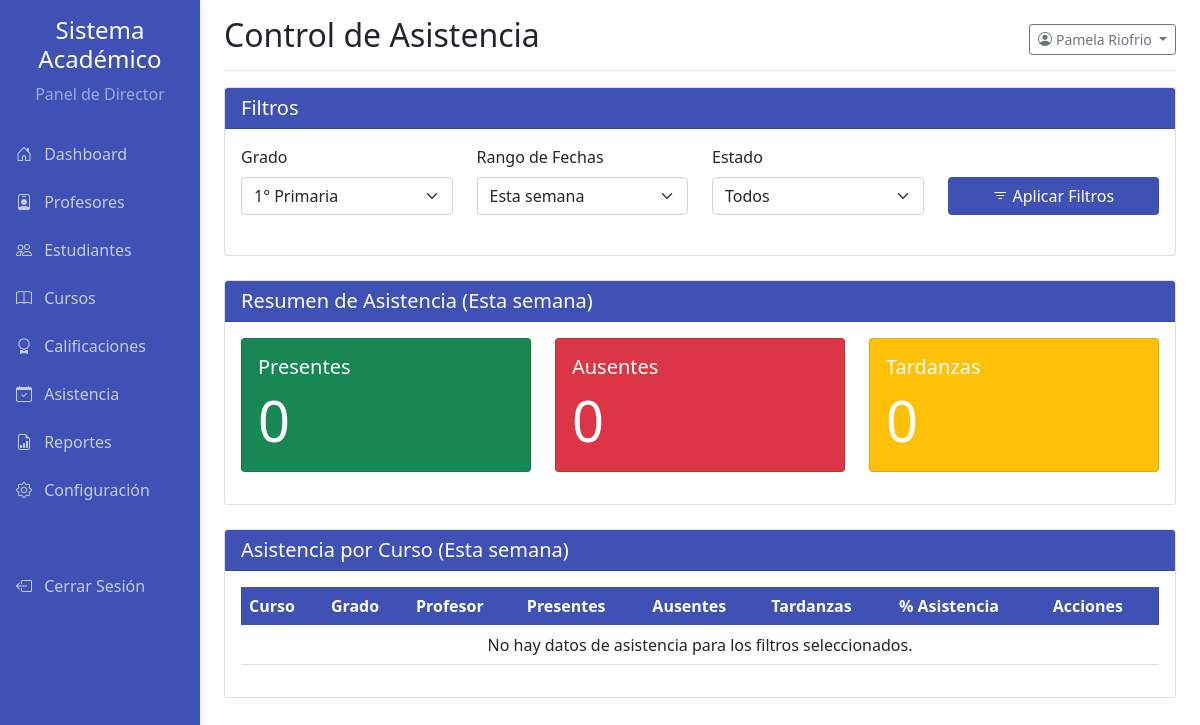
Before: /pages/director_asistencia.php?grado=1 (signed in) with the older database file.
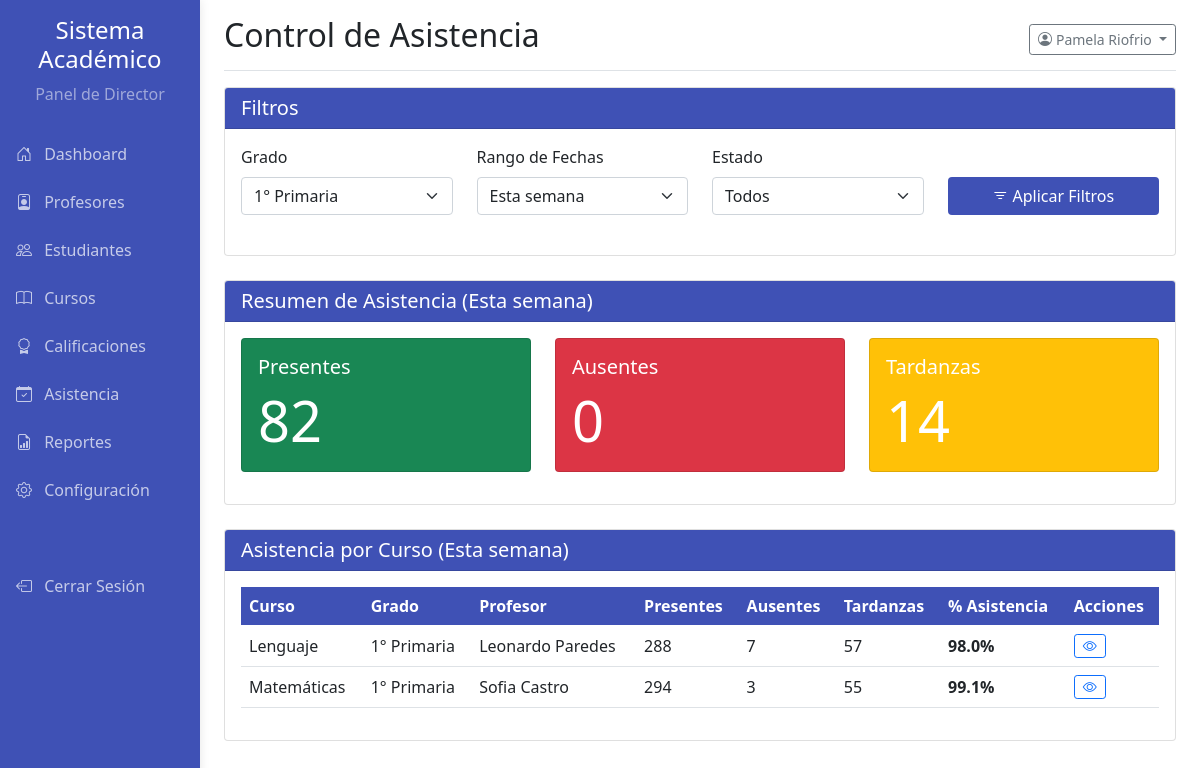
After: the same page with the newer database file.
### tables this page shows
CREATE TABLE `usuarios` (
  `id` int(11) NOT NULL,
  `nombre` varchar(100) NOT NULL,
  `apellido` varchar(100) NOT NULL,
  `email` varchar(150) NOT NULL,
  `password` varchar(255) NOT NULL,
  `role_id` int(11) NOT NULL,
  `fecha_creacion` datetime NOT NULL DEFAULT current_timestamp()
);

CREATE TABLE `cursos` (
  `id` int(11) NOT NULL,
  `codigo` varchar(50) NOT NULL,
  `nombre` varchar(150) NOT NULL,
  `grado_id` int(11) NOT NULL,
  `seccion` char(1) NOT NULL,
  `profesor_id` int(11) NOT NULL,
  `materia_id` int(11) NOT NULL,
  `capacidad` int(11) NOT NULL,
  `creditos` int(11) NOT NULL,
  `descripcion` text DEFAULT NULL,
  `fecha_inicio` date DEFAULT NULL,
  `fecha_fin` date DEFAULT NULL,
  `estatus` enum('Activo','Inactivo','Pendiente') NOT NULL DEFAULT 'Activo'
);

CREATE TABLE `materias` (
  `id` int(11) NOT NULL,
  `nombre` varchar(100) NOT NULL
);

CREATE TABLE `grados` (
  `id` int(11) NOT NULL,
  `nombre` varchar(50) NOT NULL,
  `nivel` enum('Primaria','Secundaria') NOT NULL
);

### pages/director_asistencia.php (the view, shortened to what this page needs)
<?php
require_once '../config.php';
$nombre = '';
$apellido = '';
$grados_lista = [];
$stats_generales = ['Presente' => 0, 'Ausente' => 0, 'Tarde' => 0];
$resumen_cursos = [];
$stmt_director = $mysqli->prepare("SELECT nombre, apellido FROM usuarios WHERE id = ?");
$stmt_director->bind_param('i', $_SESSION['user_id']);
$stmt_director->execute();
$stmt_director->bind_result($nombre, $apellido);
if ($result = $mysqli->query("SELECT id, nombre FROM grados ORDER BY id")) {
    while ($row = $result->fetch_assoc()) $grados_lista[] = $row;
}
$filtro_grado = isset($_GET['grado']) && $_GET['grado'] !== 'all' ? (int)$_GET['grado'] : 0;
$filtro_rango = isset($_GET['rango']) ? $_GET['rango'] : 'thisWeek';
$filtro_estado = isset($_GET['estado']) && $_GET['estado'] !== 'all' ? $_GET['estado'] : '';
$where_clauses = [];
$params = [];
$param_types = '';
$date_where_sql = "YEARWEEK(a.fecha, 1) = YEARWEEK(CURDATE(), 1)";
$where_clauses[] = $date_where_sql;
if ($filtro_grado > 0) {
    $where_clauses[] = "c.grado_id = ?";
    $params[] = $filtro_grado;
    $param_types .= 'i';
}
$where_sql_stats = " WHERE " . implode(" AND ", $where_clauses);
$sql_stats = "
    SELECT estado, COUNT(a.id) AS total
    FROM asistencia a
    JOIN matriculas mat ON a.matricula_id = mat.id
    JOIN cursos c ON mat.curso_id = c.id
    $where_sql_stats
    GROUP BY estado;
";
$stmt_stats = $mysqli->prepare($sql_stats);
if(!empty($params)){
    $stmt_stats->bind_param($param_types, ...$params);
}
$stmt_stats->execute();
$result = $stmt_stats->get_result();
while ($row = $result->fetch_assoc()) {
    $stats_generales[$row['estado']] = $row['total'];
}
$where_clauses_table = [];
$params_table = [];
$param_types_table = '';
$where_clauses_table[] = "a.fecha BETWEEN DATE_SUB(CURDATE(), INTERVAL 30 DAY) AND CURDATE()";
if ($filtro_grado > 0) {
    $where_clauses_table[] = "c.grado_id = ?";
    $params_table[] = $filtro_grado;
    $param_types_table .= 'i';
}
$where_sql_table = " WHERE " . implode(" AND ", $where_clauses_table);
$sql_resumen_cursos = "
    SELECT c.id AS curso_id, m.nombre AS nombre_curso, g.nombre AS nombre_grado,
           CONCAT(u_prof.nombre, ' ', u_prof.apellido) AS nombre_profesor,
           SUM(CASE WHEN a.estado = 'Presente' THEN 1 ELSE 0 END) AS presentes,
           SUM(CASE WHEN a.estado = 'Ausente' THEN 1 ELSE 0 END) AS ausentes,
           SUM(CASE WHEN a.estado = 'Tarde' THEN 1 ELSE 0 END) AS tardanzas,
           COUNT(a.id) as total_registros
    FROM cursos c
    JOIN grados g ON c.grado_id = g.id
    JOIN materias m ON c.materia_id = m.id
    JOIN profesores p ON c.profesor_id = p.id
    JOIN usuarios u_prof ON p.usuario_id = u_prof.id
    LEFT JOIN matriculas mat ON c.id = mat.curso_id
    LEFT JOIN asistencia a ON mat.id = a.matricula_id
    $where_sql_table AND c.estatus = 'Activo'
    GROUP BY c.id
    ORDER BY g.id, m.nombre
";
$stmt_resumen = $mysqli->prepare($sql_resumen_cursos);
if(!empty($params_table)){
    $stmt_resumen->bind_param($param_types_table, ...$params_table);
}
$stmt_resumen->execute();
$result = $stmt_resumen->get_result();
while($row = $result->fetch_assoc()) {
    $resumen_cursos[] = $row;
}
include __DIR__ . '/side_bar_director.php';
?>
<!DOCTYPE html>
<html lang="es">
<head>
    <link href="../css/bootstrap.min.css" rel="stylesheet">
    <link href="../css/academic.css" rel="stylesheet" type="text/css">
    <link rel="stylesheet" href="https://cdn.jsdelivr.net/npm/bootstrap-icons@1.8.1/font/bootstrap-icons.css">
</head>
<body>
    <div class="container-fluid">
        <div class="row">
            <div class="col-md-9 ms-sm-auto col-lg-10 px-md-4">
                <div class="d-flex justify-content-between flex-wrap flex-md-nowrap align-items-center pt-3 pb-2 mb-3 border-bottom">
                    <h1 class="h2">Control de Asistencia</h1>
                    <div class="btn-toolbar mb-2 mb-md-0">
                        <div class="dropdown">
                            <button class="btn btn-sm btn-outline-secondary dropdown-toggle" type="button" data-bs-toggle="dropdown">
                                <i class="bi bi-person-circle me-1"></i><?php echo htmlspecialchars($nombre . ' ' . $apellido); ?>
                            </button>
                        </div>
                    </div>
                </div>
                <div class="card mb-4">
                    <div class="card-header card-header-academic"><h5 class="mb-0 text-white">Filtros</h5></div>
                    <div class="card-body">
                        <form method="GET" action="">
                            <div class="row align-items-end">
                                <div class="col-md-3 mb-2">
                                    <label for="gradeFilter" class="form-label">Grado</label>
                                    <select class="form-select" name="grado">
                                        <?php foreach($grados_lista as $grado): ?>
                                        <option value="<?php echo $grado['id']; ?>" <?php if($filtro_grado == $grado['id']) echo 'selected'; ?>><?php echo htmlspecialchars($grado['nombre']); ?></option>
                                        <?php endforeach; ?>
                                    </select>
                                </div>
                                <div class="col-md-3 mb-2">
                                    <label for="dateRangeFilter" class="form-label">Rango de Fechas</label>
                                    <select class="form-select" name="rango">
                                        <option value="thisWeek" <?php if($filtro_rango == 'thisWeek') echo 'selected'; ?>>Esta semana</option>
                                    </select>
                                </div>
                                <div class="col-md-3 mb-2">
                                    <label for="statusFilter" class="form-label">Estado</label>
                                    <select class="form-select" name="estado">
                                        <option value="all" <?php if(empty($filtro_estado)) echo 'selected'; ?>>Todos</option>
                                    </select>
                                </div>
                                <div class="col-md-3 mb-2">
                                    <button type="submit" class="btn btn-academic w-100"><i class="bi bi-filter"></i> Aplicar Filtros</button>
                                </div>
                            </div>
                        </form>
                    </div>
                </div>
                <div class="card mb-4">
                    <div class="card-header card-header-academic"><h5 class="mb-0 text-white">Resumen de Asistencia (<?php echo htmlspecialchars($_GET['rango'] ?? 'Esta semana'); ?>)</h5></div>
                    <div class="card-body"><div class="row">
                        <div class="col-md-4 mb-3"><div class="card text-white bg-success h-100"><div class="card-body"><h5 class="card-title">Presentes</h5><p class="card-text display-4"><?php echo $stats_generales['Presente'] ?? 0; ?></p></div></div></div>
                        <div class="col-md-4 mb-3"><div class="card text-white bg-danger h-100"><div class="card-body"><h5 class="card-title">Ausentes</h5><p class="card-text display-4"><?php echo $stats_generales['Ausente'] ?? 0; ?></p></div></div></div>
                        <div class="col-md-4 mb-3"><div class="card text-white bg-warning h-100"><div class="card-body"><h5 class="card-title">Tardanzas</h5><p class="card-text display-4"><?php echo $stats_generales['Tarde'] ?? 0; ?></p></div></div></div>
                    </div></div>
                </div>
                <div class="card mb-4">
                    <div class="card-header card-header-academic"><h5 class="mb-0 text-white">Asistencia por Curso (<?php echo htmlspecialchars($_GET['rango'] ?? 'Esta semana'); ?>)</h5></div>
                    <div class="card-body"><div class="table-responsive">
                        <table class="table table-hover align-middle">
                            <thead class="table-academic">
                                <tr><th>Curso</th><th>Grado</th><th>Profesor</th><th>Presentes</th><th>Ausentes</th><th>Tardanzas</th><th>% Asistencia</th><th>Acciones</th></tr>
                            </thead>
                            <tbody>
                                <?php if(empty($resumen_cursos)): ?>
                                    <tr><td colspan="8" class="text-center">No hay datos de asistencia para los filtros seleccionados.</td></tr>
                                <?php else: ?>
                                    <?php foreach($resumen_cursos as $resumen): ?>
                                    <tr>
                                        <td><?php echo htmlspecialchars($resumen['nombre_curso']); ?></td>
                                        <td><?php echo htmlspecialchars($resumen['nombre_grado']); ?></td>
                                        <td><?php echo htmlspecialchars($resumen['nombre_profesor']); ?></td>
                                        <td><?php echo $resumen['presentes']; ?></td>
                                        <td><?php echo $resumen['ausentes']; ?></td>
                                        <td><?php echo $resumen['tardanzas']; ?></td>
                                        <td>
                                            <?php
                                            $total_asistencias = $resumen['presentes'] + $resumen['tardanzas'];
                                            $porcentaje_asistencia = ($resumen['total_registros'] > 0) ? ($total_asistencias / $resumen['total_registros']) * 100 : 0;
                                            echo '<strong>' . number_format($porcentaje_asistencia, 1) . '%</strong>';
                                            ?>
                                        </td>
                                        <td><button class="btn btn-sm btn-outline-primary" title="Ver Detalles"><i class="bi bi-eye"></i></button></td>
                                    </tr>
                                    <?php endforeach; ?>
                                <?php endif; ?>
                            </tbody>
                        </table>
                    </div></div>
                </div>
            </div>
        </div>
    </div>
</body>
</html>

### pages/side_bar_director.php (shortened to what this page needs)
<div class="col-md-3 col-lg-2 d-md-block sidebar collapse">
  <div class="position-sticky pt-3">
    <div class="text-center mb-4">
      <h4 class="text-white">Sistema Académico</h4>
      <p class="text-white-50">Panel de Director</p>
    </div>
    <ul class="nav flex-column">
      <li class="nav-item">
        <a class="nav-link" href="/sistema_academico_final/pages/director_dashboard.php">
          <i class="bi bi-house-door me-2"></i> Dashboard
        </a>
      </li>
      <li class="nav-item">
        <a class="nav-link" href="/sistema_academico_final/pages/director_profesores.php">
          <i class="bi bi-person-badge me-2"></i> Profesores
        </a>
      </li>
      <li class="nav-item">
        <a class="nav-link" href="/sistema_academico_final/pages/director_estudiantes.php">
          <i class="bi bi-people me-2"></i> Estudiantes
        </a>
      </li>
      <li class="nav-item">
        <a class="nav-link" href="/sistema_academico_final/pages/director_cursos.php">
          <i class="bi bi-book me-2"></i> Cursos
        </a>
      </li>
      <li class="nav-item">
        <a class="nav-link" href="/sistema_academico_final/pages/director_calificaciones.php">
          <i class="bi bi-award me-2"></i> Calificaciones
        </a>
      </li>
      <li class="nav-item">
        <a class="nav-link" href="/sistema_academico_final/pages/director_asistencia.php">
          <i class="bi bi-calendar-check me-2"></i> Asistencia
        </a>
      </li>
      <li class="nav-item">
        <a class="nav-link" href="/sistema_academico_final/pages/director_reportes.php">
          <i class="bi bi-file-earmark-bar-graph me-2"></i> Reportes
        </a>
      </li>
      <li class="nav-item">
        <a class="nav-link" href="/sistema_academico_final/pages/director_configuracion.php">
          <i class="bi bi-gear me-2"></i> Configuración
        </a>
      </li>
      <li class="nav-item mt-5">
        <a class="nav-link" href="/sistema_academico_final/index.php">
          <i class="bi bi-box-arrow-left me-2"></i> Cerrar Sesión
        </a>
      </li>
    </ul>
  </div>
</div>

### css/academic.css (style rules this page uses)
:root { --academic-primary: #3f51b5; --academic-secondary: #ff4081; --academic-success: #4caf50; --academic-info: #2196f3; --academic-warning: #ff9800; --academic-danger: #f44336; --academic-light: #f5f5f5; --academic-dark: #212121; }
.sidebar { background-color: var(--academic-primary); min-height: 100vh; position: fixed; top: 0; bottom: 0; left: 0; z-index: 100; padding: 0; box-shadow: 0 0 10px rgba(0, 0, 0, 0.1); }
.sidebar .nav-link { color: rgba(255, 255, 255, 0.7); padding: 0.75rem 1rem; font-weight: 500; transition: all 0.3s; }
.sidebar .nav-link i { margin-right: 0.5rem; }
.card-header-academic { background-color: var(--academic-primary); color: white; }
.btn-academic { background-color: var(--academic-primary); color: white; }
.table-academic { background-color: var(--academic-primary); color: white; }

Changed rows visible on the page:
now on this page (row unchanged): cursos: materia.nombre "Lenguaje", grado.nombre "1° Primaria", nombre_profesor "Leonardo Paredes", presentes "288", ausentes "7", tardanzas "57", porcentaje_asistencia "98.0"
now on this page (row edited): cursos: materia.nombre "Matemáticas", grado.nombre "1° Primaria", nombre_profesor "Sofia Castro", presentes "294", ausentes "3", tardanzas "55", porcentaje_asistencia "99.1"
Other visible differences:
$stats_generales['Presente']: "0" → "82"
$stats_generales['Tarde']: "0" → "14"
text no longer shown: "No hay datos de asistencia para los filtros seleccionados."
